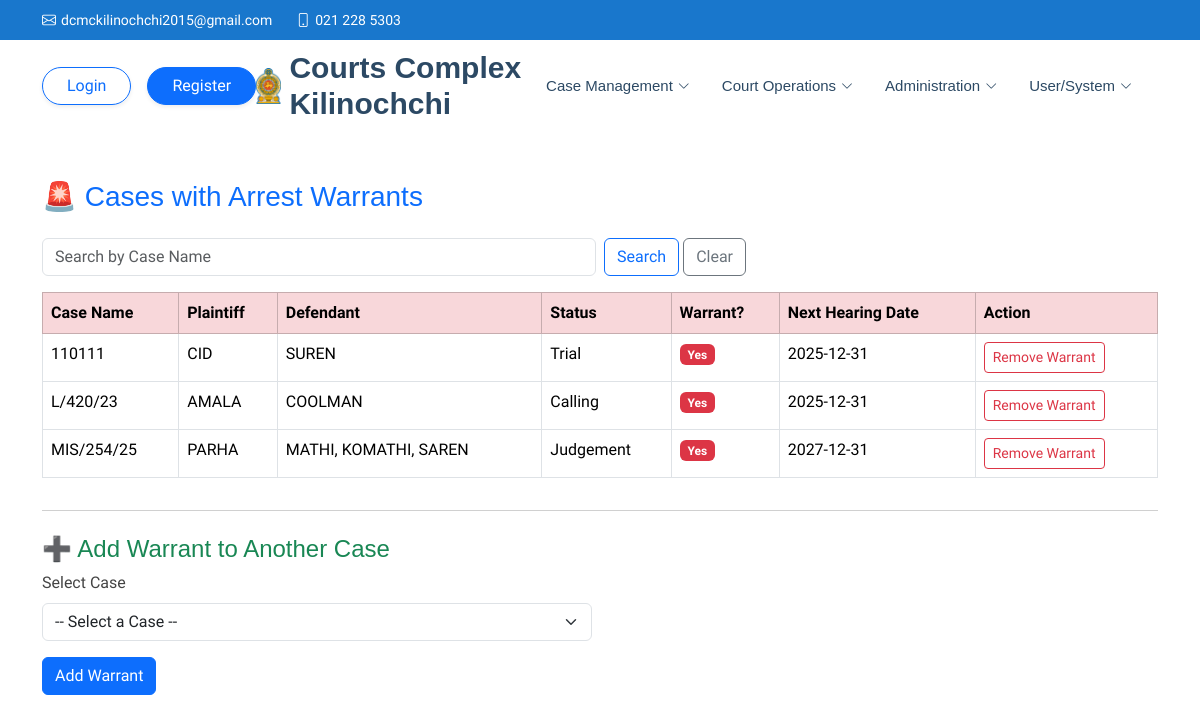
Screenshot of /index.php?pg=warrant.php&option=view with the database file from the repository.
### tables this page shows
CREATE TABLE IF NOT EXISTS `cases` (
  `case_id` varchar(10) NOT NULL,
  `case_name` varchar(20) DEFAULT NULL,
  `plaintiff` varchar(50) DEFAULT NULL,
  `defendant` varchar(50) DEFAULT NULL,
  `plaintiff_lawyer` varchar(50) DEFAULT NULL,
  `defendant_lawyer` varchar(50) DEFAULT NULL,
  `registered_date` date DEFAULT NULL,
  `is_active` tinyint(1) DEFAULT '1',
  `nature` varchar(20) DEFAULT NULL,
  `status` enum('Calling','Pre Trial Conference','Trial','Inquiry','Order','Judgement','Post Judgement Calling','Laid By','Appeal') DEFAULT NULL,
  `is_warrant` tinyint(1) DEFAULT '0',
  `next_date` date DEFAULT NULL,
  `for_what` varchar(100) DEFAULT NULL,
  `staff_id` varchar(10) DEFAULT NULL,
  `court_id` varchar(20) DEFAULT NULL,
  PRIMARY KEY (`case_id`)
);

### lib/security.php (called while the page is built, shortened)
<?php
class Security
{
    public static function sanitize($data){
        return htmlspecialchars(stripslashes(trim((string)$data)));
    }
}
?>

### warrant.php (the view, shortened to what this page needs)
<?php
$searchTerm = isset($_GET['search']) ? '%' . $conn->real_escape_string($_GET['search']) . '%' : null;
if ($searchTerm) {
    $stmt = $conn->prepare("SELECT * FROM cases WHERE case_name LIKE ?");
    $stmt->bind_param("s", $searchTerm);
    $stmt->execute();
    $result = $stmt->get_result();
} else {
    $stmt = $conn->prepare("SELECT * FROM cases WHERE is_warrant = 1");
    $stmt->execute();
    $result = $stmt->get_result();
}
?>
<div class="container py-4">
    <h3 class="mb-4 text-primary">🚨 Cases with Arrest Warrants</h3>
    <form method="GET" action="index.php" class="mb-3 row g-2">
        <div class="col-md-6">
            <input type="text" name="search" class="form-control" placeholder="Search by Case Name" value="<?= Security::sanitize($_GET['search'] ?? '') ?>">
        </div>
        <div class="col-auto">
            <button type="submit" class="btn btn-outline-primary">Search</button>
            <a href="index.php?pg=warrant.php&option=view" class="btn btn-outline-secondary">Clear</a>
        </div>
    </form>
    <div class="table-responsive">
        <table class="table table-bordered table-hover">
            <thead class="table-danger">
                <tr>
                    <th>Case Name</th>
                    <th>Plaintiff</th>
                    <th>Defendant</th>
                    <th>Status</th>
                    <th>Warrant?</th>
                    <th>Next Hearing Date</th>
                    <th>Action</th>
                </tr>
            </thead>
            <tbody>
                <?php while ($row = $result->fetch_assoc()): ?>
                    <tr>
                        <td><?= Security::sanitize($row['case_name']) ?></td>
                        <td><?= Security::sanitize($row['plaintiff']) ?></td>
                        <td><?= Security::sanitize($row['defendant']) ?></td>
                        <td><?= Security::sanitize($row['status']) ?></td>
                        <td>
                            <span class="badge <?= $row['is_warrant'] ? 'bg-danger' : 'bg-success' ?>">
                                <?= $row['is_warrant'] ? 'Yes' : 'No' ?>
                            </span>
                        </td>
                        <td><?= Security::sanitize($row['next_date']) ?></td>
                        <td>
                            <form method="POST" action="index.php?pg=warrant.php&option=view" onsubmit="return confirm('Toggle warrant status for this case?')">
                                <button type="submit" name="toggle_warrant" class="btn btn-sm <?= $row['is_warrant'] ? 'btn-outline-danger' : 'btn-outline-success' ?>">
                                    <?= $row['is_warrant'] ? 'Remove Warrant' : 'Add Warrant' ?>
                                </button>
                            </form>
                        </td>
                    </tr>
                <?php endwhile; ?>
            </tbody>
        </table>
    </div>
    <hr>
    <h4 class="text-success mt-4">➕ Add Warrant to Another Case</h4>
    <form method="POST" action="index.php?pg=warrant.php&option=view" class="row g-3">
        <div class="col-md-6">
            <label for="case_id" class="form-label">Select Case</label>
            <select name="case_id" class="form-select" required>
                <option value="">-- Select a Case --</option>
            </select>
        </div>
        <div class="col-md-12">
            <button type="submit" name="toggle_warrant" class="btn btn-primary">Add Warrant</button>
        </div>
    </form>
</div>

### assets/css/main.css (style rules this page uses)
:root { --default-font: "Roboto", system-ui, -apple-system, "Segoe UI", Roboto, "Helvetica Neue", Arial, "Noto Sans", "Liberation Sans", sans-serif, "Apple Color Emoji", "Segoe UI Emoji", "Segoe UI Symbol", "Noto Color Emoji"; --heading-font: "Poppins", sans-serif; --nav-font: "Raleway", sans-serif; }
:root { --background-color: #ffffff; --default-color: #444444; --heading-color: #2c4964; --accent-color: #1977cc; --surface-color: #ffffff; --contrast-color: #ffffff; }
:root { --nav-color: #2c4964; --nav-hover-color: #1977cc; --nav-mobile-background-color: #ffffff; --nav-dropdown-background-color: #ffffff; --nav-dropdown-color: #2c4964; --nav-dropdown-hover-color: #1977cc; }
:root { scroll-behavior: smooth; }
body { color: var(--default-color); background-color: var(--background-color); font-family: var(--default-font); }
a { color: var(--accent-color); text-decoration: none; transition: 0.3s; }
h1, h2, h3, h4, h5, h6 { color: var(--heading-color); font-family: var(--heading-font); }

### rows the page displays
cases: case_name "110111", plaintiff "CID", defendant "SUREN", status "Trial", is_warrant "Yes", next_date "2025-12-31"
cases: case_name "L/420/23", plaintiff "AMALA", defendant "COOLMAN", status "Calling", is_warrant "Yes", next_date "2025-12-31"
cases: case_name "MIS/254/25", plaintiff "PARHA", defendant "MATHI, KOMATHI, SAREN", status "Judgement", is_warrant "Yes", next_date "2027-12-31"
